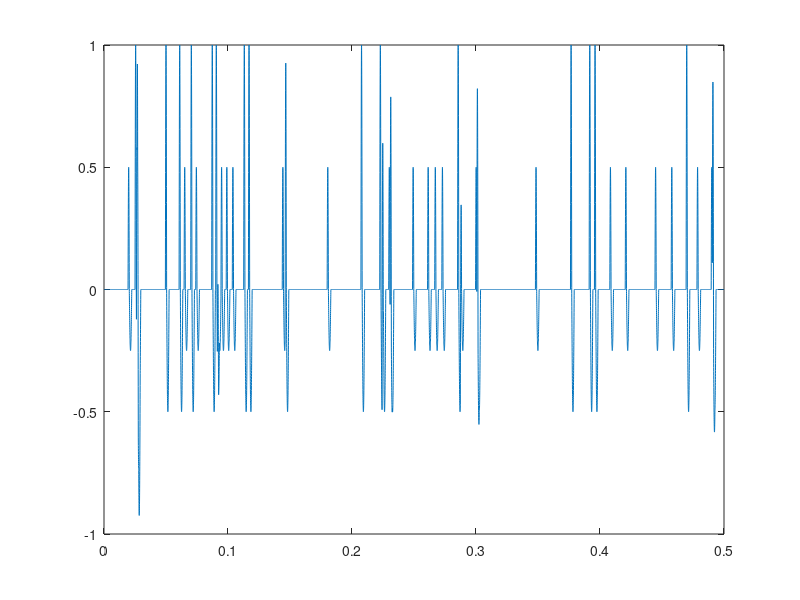

This figure's MATLAB source:


% test 60 Hz canceller
clear all

Fs = 44100;
dt = 1/Fs;
t = 0:dt:.5;

%reference noise
ref = sin(2*pi*60*t) ;%+0.3*sin(2*pi*180*t);

%define APs
AP1amp = 1;
AP1dur1 = .001;
AP1dur2 = .002;
AP1prob = .001;
AP2amp = AP1amp*.5;

%make single AP
%by concantenating two 1/2 sin cycles
oneT = 0:dt:(AP1dur1+AP1dur2);
oneAP = AP1amp*sin(2*pi/(2*AP1dur1)*oneT).*(oneT<=AP1dur1) + ...
    AP1amp*0.5*sin(2*pi/(2*AP1dur2)*(oneT+AP1dur1)).*(oneT>AP1dur1) ;

%make a bunch of APs
locationAP1 = rand(size(t))<AP1prob; %poisson
%locationAP1 = mod([1:length(t)],457)==0; %uniform
vAP = conv(locationAP1,oneAP);
vAP = vAP(1:length(t)); %truncate
locationAP2 = rand(size(t))<AP1prob; %poisson
vAP2 = conv(locationAP2,oneAP*AP2amp);
vAP = vAP + vAP2(1:length(t)); %truncate
noisefree = vAP+ 0.00*randn(size(t));
sig = noisefree +1* sin(2*pi*60*t+1);%+0.3*sin(2*pi*180*t +3) ;


% Stereo sound is played on platforms that support
% it when y is an n-by-2 matrix. The values
% in column 1 are assigned to the left channel,
% and those in column 2 to the right.
sound(0.2*[ref;sig]',Fs)
figure(1);clf;
plot(t,noisefree)